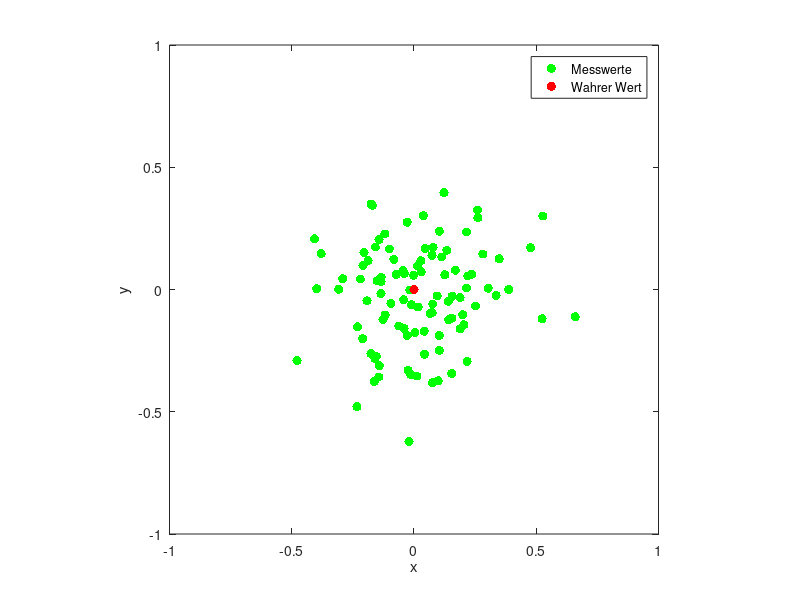

The MATLAB script that drew this image:
function aufg2()
close all
clear all

% Anzahl der Messwerte
numSamples=100;

% Hier werden Messwerte simuliert
% Die Messreihe wird mit einer Normalverteilung generiert 
% FORMAT
% XY = [x1, y1;
%       x2, y2;
%       ....]
type=1;% 2 3

[XY]=generateMeasurements(numSamples,type);

 % Mittelwert, Kovarianzmatrix und Korrelationskoeffizient berechnen

 
 % Zeichnen der Messwerte
 plot(XY(:,1), XY(:,2), 'LineStyle', 'none','Marker', '.','Color', 'g','MarkerSize',20,'DisplayName', 'Messwerte');
 hold on
 plot(0,0, 'LineStyle', 'none','Marker', '.','Color', 'r','MarkerSize',20,'DisplayName', 'Wahrer Wert');
 xlabel('x')
 ylabel('y')
 axis square
 xlim([-1 1])
 ylim([-1 1])
 legend show


end

function [XY,C_GroundTruh]=generateMeasurements(numSamples,type)

mu=[0;0];

switch type
    case 1
    % standard deviation
    s1=0.2;
    s2=0.2;
    % correlation coefficient
    rho=0.0;

    case 2
        
    % standard deviation
        s1=0.2;
        s2=0.2;
    % correlation coefficient
        rho=0.9;
        
    otherwise
    % standard deviation
        s1=0.2;
        s2=0.2;
    % correlation coefficient
        rho=-0.9;
end
%covariance matrix
C=[s1^2, rho*s1*s2;
    rho*s1*s2, s2^2];

if(0)
% cholesky decomposition for geneneration of correlated noise
[L,p] = chol(C,'lower');

% random gaussian noise with variance 1
xy=randn(2,numSamples);

% apply transformation to gaussian noise and add mean value
XY=L*xy+repmat(mu,1,numSamples);
else
% Calc Eigenvectors und Eigenvalues for geneneration of correlated noise
[V,D] = eig(C);

% random gaussian noise with variance 1
xy=randn(2,numSamples);
xy=repmat([sqrt(D(1,1));sqrt(D(2,2))],1,numSamples).*xy
% apply transformation to gaussian noise and add mean value
XY=V*xy+repmat(mu,1,numSamples);
end

C_GroundTruh=C; 
XY=XY';
end
